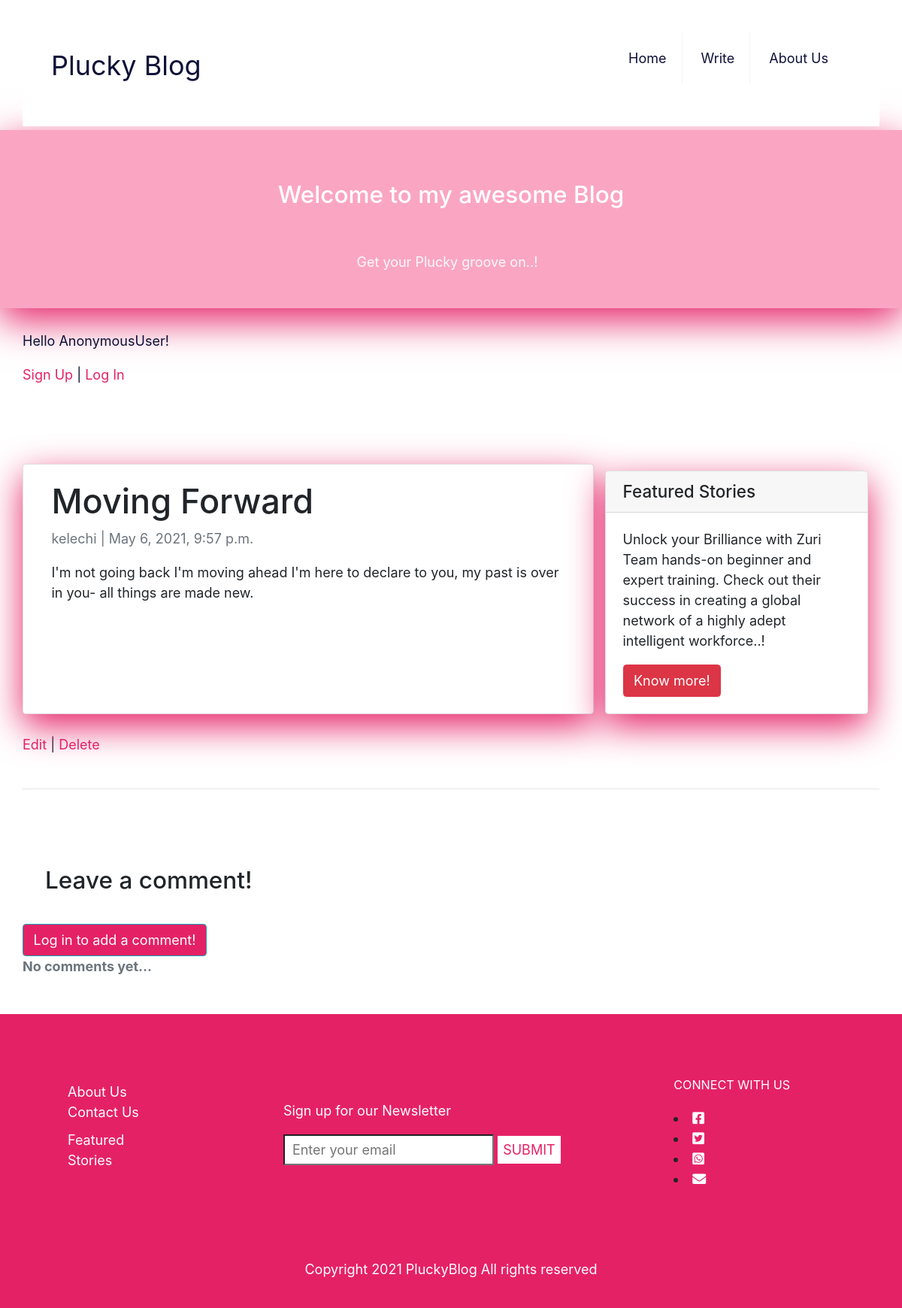
The app's page /post/2/ with its own data.
### pluckyblog/models.py (models this page shows, shortened)
class Post(models.Model):
    title = models.CharField(max_length=200, unique=True)
    author = models.ForeignKey(
        'auth.User',
        on_delete=models.SET_NULL, null=True,
        related_name='posts',
    )
    date_updated = models.DateTimeField(default=timezone.now)
    body = models.TextField()
    date_posted = models.DateTimeField(default=timezone.now)
    status = models.IntegerField(choices=STATUS, default=0)
    class Meta:
        ordering = ['-date_posted']

### pluckyblog/views.py (the view, shortened to what this page needs)
# urls.py: path('post/<int:pk>/', BlogDetailView.as_view(),
class BlogDetailView(DetailView):
    model = Post
    template_name = 'post_detail.html'
    def get_context_data(self, **kwargs):
        data = super().get_context_data(**kwargs)
        comments_connected = Comment.objects.filter(
            post_connected=self.get_object()).order_by('-date_posted')
        data['comments'] = comments_connected
        if self.request.user.is_authenticated:
            data['comment_form'] = NewCommentForm(instance=self.request.user)
        return data

### templates/post_detail.html
{% extends 'base.html' %} {% block content %}
<main>
 <div class="container">
    <div class="row">
      <div class="col-md-8 card mb-4  mt-3 left  top">
        <div class="card-body">
          <h1>{% block title %} {{ object.title }} {% endblock title %}</h1>
          <p class=" text-muted">{{ post.author }} | {{ post.date_posted}}</p>
          <p class="card-text ">{{ object.body | safe }}</p>
        </div>
      </div>
      {% block sidebar %}
 <div class="col-md-4 float-right">
  <div class="card my-4">
    <h5 class="card-header">Featured Stories</h5>
    <div class="card-body">
      <p class="card-text">
        Unlock your Brilliance with Zuri Team hands-on beginner and expert training.
        Check out their success in creating a global network of a highly adept intelligent workforce..!
      </p>
      <a
        href="https://zuri.team/"
        class="btn btn-danger"
        >Know more!</a
      >
    </div>
  </div>
</div>
 {% endblock sidebar %}
    </div>
  </div>
  <a href="{% url 'post_edit' post.pk %}">Edit</a> |
  <a href="{% url 'post_delete' post.pk %}">Delete</a>
  <br /><br />
  <hr />
  <br /><br />
  <h3>Leave a comment!</h3>
  <div id="comments_section">
    {% if user.is_authenticated %}
    <form method="POST">
      {% csrf_token %}
      <div class="form-group">
        {{ comment_form }}
        <button class="btn btn-info" type="submit">
          Add comment <i class="fas fa-comments"></i>
        </button>
      </div>
    </form>
    {% else %}
    <a
      class="btn btn-outline-info"
      href="{% url 'login' %}?next={{request.path}}"
      >Log in to add a comment!</a
    ><br />
    {% endif %} {% if comments %}
    <strong class="text-secondary"
      {{ object.number_of_comments }} Comment{{
      object.number_of_comments|pluralize }}</strong
    ></strong>
    <br />
    <ul>
      {% for comment in comments %}
      <li>
        <div>
          <span>
            <strong class="text-info">{{ comment.author }} </strong>
            <small class="text-muted">{{ comment.date_posted }}</small>
          </span>
          <p>{{ comment.body|safe }}</p>
        </div>
      </li>
      {% endfor %}
    </ul>
    {% else %}
    <strong class="text-secondary">No comments yet...</strong>
    {% endif %}
  </div>
</main>
{% endblock content %}

### static/css/base.css (style rules this page uses)
html { box-sizing: border-box; font-family: Arial, Helvetica, sans-serif; font-size: 18px; }
*, *::before, *::after { font-weight: inherit; margin: 0; padding: 0; border-radius: 0; box-sizing: inherit; }
a.btn.btn-danger { color: #FFF; }
main a { color: #e52165; }
h3 { padding: 30px 30px 30px; }
main { padding: 50px 30px; display: block; column-gap: 10px; }
p { display: block; margin-block-start: 1em; margin-block-end: 1em; margin-inline-start: 0px; margin-inline-end: 0px; }
.card { box-shadow: 0 16px 48px #e52165; }
a.btn.btn-outline-info { background-color: #e52165; color: #FFF; box-shadow: #e52165; }

### records on screen
Post: title "Moving Forward", author "kelechi", date_posted "May 6, 2021, 9:57 p.m.", body "I'm not going back I'm moving ahead I'm here to declare to you, my past is over in you- all things are made new."

### other values on screen
{{ request.user }} "AnonymousUser"
